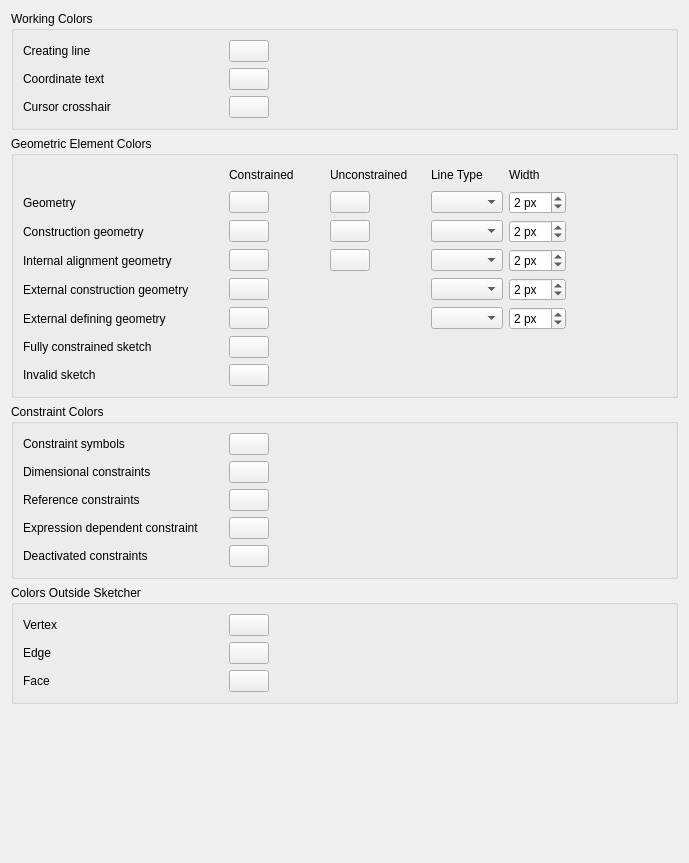
<?xml version="1.0" encoding="UTF-8"?>
<ui version="4.0">
 <class>SketcherGui::SketcherSettingsAppearance</class>
 <widget class="QWidget" name="SketcherGui::SketcherSettingsAppearance">
  <property name="geometry">
   <rect>
    <x>0</x>
    <y>0</y>
    <width>689</width>
    <height>863</height>
   </rect>
  </property>
  <property name="windowTitle">
   <string>Appearance</string>
  </property>
  <layout class="QVBoxLayout" name="verticalLayout_2">
   <item>
    <widget class="QGroupBox" name="groupBox">
     <property name="title">
      <string>Working Colors</string>
     </property>
     <layout class="QGridLayout" name="gridLayout_7">
      <item row="0" column="1">
       <layout class="QGridLayout" name="gridLayout">
        <item row="3" column="0">
         <widget class="QLabel" name="label_6">
          <property name="minimumSize">
           <size>
            <width>200</width>
            <height>0</height>
           </size>
          </property>
          <property name="text">
           <string>Creating line</string>
          </property>
         </widget>
        </item>
        <item row="3" column="1">
         <widget class="Gui::PreauracadolorButton" name="CreateLineColor">
          <property name="toolTip">
           <string>Color used while new sketch elements are created</string>
          </property>
          <property name="color" stdset="0">
           <color>
            <red>127</red>
            <green>127</green>
            <blue>127</blue>
           </color>
          </property>
          <property name="prefEntry" stdset="0">
           <cstring>CreateLineColor</cstring>
          </property>
          <property name="prefPath" stdset="0">
           <cstring>View</cstring>
          </property>
         </widget>
        </item>
        <item row="3" column="2">
         <spacer name="horizontalSpacer_2">
          <property name="orientation">
           <enum>Qt::Horizontal</enum>
          </property>
          <property name="sizeHint" stdset="0">
           <size>
            <width>40</width>
            <height>20</height>
           </size>
          </property>
         </spacer>
        </item>
        <item row="4" column="0">
         <widget class="QLabel" name="label_5">
          <property name="minimumSize">
           <size>
            <width>200</width>
            <height>0</height>
           </size>
          </property>
          <property name="text">
           <string>Coordinate text</string>
          </property>
         </widget>
        </item>
        <item row="4" column="1">
         <widget class="Gui::PreauracadolorButton" name="CursorTextColor">
          <property name="toolTip">
           <string>Text color of the coordinates</string>
          </property>
          <property name="color" stdset="0">
           <color>
            <red>0</red>
            <green>0</green>
            <blue>255</blue>
           </color>
          </property>
          <property name="prefEntry" stdset="0">
           <cstring>CursorTextColor</cstring>
          </property>
          <property name="prefPath" stdset="0">
           <cstring>View</cstring>
          </property>
         </widget>
        </item>
        <item row="5" column="0">
         <widget class="QLabel" name="label_19">
          <property name="text">
           <string>Cursor crosshair</string>
          </property>
         </widget>
        </item>
        <item row="5" column="1">
         <widget class="Gui::PreauracadolorButton" name="CursorCrosshairColor">
          <property name="toolTip">
           <string>Color of the crosshair cursor</string>
          </property>
          <property name="color" stdset="0">
           <color>
            <red>255</red>
            <green>255</green>
            <blue>255</blue>
           </color>
          </property>
          <property name="prefEntry" stdset="0">
           <cstring>CursorCrosshairColor</cstring>
          </property>
          <property name="prefPath" stdset="0">
           <cstring>View</cstring>
          </property>
         </widget>
        </item>
        </layout>
      </item>
     </layout>
    </widget>
   </item>
   <item>
    <widget class="QGroupBox" name="groupBox_2">
     <property name="title">
      <string>Geometric Element Colors</string>
     </property>
     <layout class="QGridLayout" name="gridLayout_6">
      <item row="1" column="1">
       <widget class="QLabel" name="label_7">
        <property name="minimumSize">
         <size>
          <width>95</width>
          <height>0</height>
         </size>
        </property>
        <property name="text">
         <string>Constrained</string>
        </property>
       </widget>
      </item>
      <item row="1" column="2">
       <widget class="QLabel" name="label_9">
        <property name="minimumSize">
         <size>
          <width>95</width>
          <height>0</height>
         </size>
        </property>
        <property name="text">
         <string>Unconstrained</string>
        </property>
       </widget>
      </item>
      <item row="1" column="3">
       <widget class="QLabel" name="label_pattern">
        <property name="text">
         <string>Line Type</string>
        </property>
       </widget>
      </item>
      <item row="1" column="4">
       <widget class="QLabel" name="label_width">
        <property name="text">
         <string>Width</string>
        </property>
       </widget>
      </item>
      <item row="1" column="5">
       <spacer name="horizontalSpacer_6">
        <property name="orientation">
         <enum>Qt::Horizontal</enum>
        </property>
        <property name="sizeHint" stdset="0">
         <size>
          <width>40</width>
          <height>20</height>
         </size>
        </property>
       </spacer>
      </item>
      <item row="5" column="0">
       <widget class="QLabel" name="label">
        <property name="text">
         <string>Geometry</string>
        </property>
       </widget>
      </item>
      <item row="5" column="1">
       <widget class="Gui::PreauracadolorButton" name="FullyConstraintElementColor">
        <property name="sizePolicy">
         <sizepolicy hsizetype="Maximum" vsizetype="Fixed">
          <horstretch>0</horstretch>
          <verstretch>0</verstretch>
         </sizepolicy>
        </property>
        <property name="toolTip">
         <string>Color of fully constrained normal geometry in edit mode</string>
        </property>
        <property name="color" stdset="0">
         <color>
          <red>128</red>
          <green>208</green>
          <blue>160</blue>
         </color>
        </property>
        <property name="prefEntry" stdset="0">
         <cstring>FullyConstraintElementColor</cstring>
        </property>
        <property name="prefPath" stdset="0">
         <cstring>View</cstring>
        </property>
       </widget>
      </item>
      <item row="5" column="2">
       <widget class="Gui::PreauracadolorButton" name="EditedEdgeColor">
        <property name="sizePolicy">
         <sizepolicy hsizetype="Maximum" vsizetype="Fixed">
          <horstretch>0</horstretch>
          <verstretch>0</verstretch>
         </sizepolicy>
        </property>
        <property name="toolTip">
         <string>Color of normal geometry in edit mode</string>
        </property>
        <property name="color" stdset="0">
         <color>
          <red>255</red>
          <green>255</green>
          <blue>255</blue>
         </color>
        </property>
        <property name="prefEntry" stdset="0">
         <cstring>EditedEdgeColor</cstring>
        </property>
        <property name="prefPath" stdset="0">
         <cstring>View</cstring>
        </property>
       </widget>
      </item>
      <item row="5" column="3">
       <widget class="QComboBox" name="EdgePattern">
        <property name="toolTip">
         <string>Line pattern of normal edges</string>
        </property>
        <property name="currentIndex">
         <number>-1</number>
        </property>
       </widget>
      </item>
      <item row="5" column="4">
       <widget class="Gui::PrefSpinBox" name="EdgeWidth">
        <property name="toolTip">
         <string>Width of normal edges</string>
        </property>
        <property name="unit" stdset="0">
         <string notr="true">px</string>
        </property>
        <property name="suffix">
         <string notr="true"> px</string>
        </property>
        <property name="minimum">
         <number>1</number>
        </property>
        <property name="maximum">
         <number>99</number>
        </property>
        <property name="value">
         <number>2</number>
        </property>
        <property name="prefEntry" stdset="0">
         <cstring>EdgeWidth</cstring>
        </property>
        <property name="prefPath" stdset="0">
         <cstring>Mod/Sketcher/View</cstring>
        </property>
       </widget>
      </item>
      <item row="7" column="0">
       <widget class="QLabel" name="label_3">
        <property name="text">
         <string>Construction geometry</string>
        </property>
       </widget>
      </item>
      <item row="7" column="1">
       <widget class="Gui::PreauracadolorButton" name="FullyConstraintConstructionElementColor">
        <property name="sizePolicy">
         <sizepolicy hsizetype="Maximum" vsizetype="Fixed">
          <horstretch>0</horstretch>
          <verstretch>0</verstretch>
         </sizepolicy>
        </property>
        <property name="toolTip">
         <string>Color of fully constrained construction geometry in edit mode</string>
        </property>
        <property name="color" stdset="0">
         <color>
          <red>143</red>
          <green>169</green>
          <blue>253</blue>
         </color>
        </property>
        <property name="prefEntry" stdset="0">
         <cstring>FullyConstraintConstructionElementColor</cstring>
        </property>
        <property name="prefPath" stdset="0">
         <cstring>View</cstring>
        </property>
       </widget>
      </item>
      <item row="7" column="2">
       <widget class="Gui::PreauracadolorButton" name="ConstructionColor">
        <property name="sizePolicy">
         <sizepolicy hsizetype="Maximum" vsizetype="Fixed">
          <horstretch>0</horstretch>
          <verstretch>0</verstretch>
         </sizepolicy>
        </property>
        <property name="toolTip">
         <string>Color of construction geometry in edit mode</string>
        </property>
        <property name="color" stdset="0">
         <color>
          <red>0</red>
          <green>0</green>
          <blue>220</blue>
         </color>
        </property>
        <property name="prefEntry" stdset="0">
         <cstring>ConstructionColor</cstring>
        </property>
        <property name="prefPath" stdset="0">
         <cstring>View</cstring>
        </property>
       </widget>
      </item>
      <item row="7" column="3">
       <widget class="QComboBox" name="ConstructionPattern">
        <property name="toolTip">
         <string>Line pattern of construction edges</string>
        </property>
        <property name="currentIndex">
         <number>-1</number>
        </property>
       </widget>
      </item>
      <item row="7" column="4">
       <widget class="Gui::PrefSpinBox" name="ConstructionWidth">
        <property name="toolTip">
         <string>Width of construction edges</string>
        </property>
        <property name="unit" stdset="0">
         <string notr="true">px</string>
        </property>
        <property name="suffix">
         <string notr="true"> px</string>
        </property>
        <property name="minimum">
         <number>1</number>
        </property>
        <property name="maximum">
         <number>99</number>
        </property>
        <property name="value">
         <number>2</number>
        </property>
        <property name="prefEntry" stdset="0">
         <cstring>ConstructionWidth</cstring>
        </property>
        <property name="prefPath" stdset="0">
         <cstring>Mod/Sketcher/View</cstring>
        </property>
       </widget>
      </item>
      <item row="8" column="0">
       <widget class="QLabel" name="label_ia">
        <property name="text">
         <string>Internal alignment geometry</string>
        </property>
       </widget>
      </item>
      <item row="8" column="1">
       <widget class="Gui::PreauracadolorButton" name="FullyConstraintInternalAlignmentColor">
        <property name="sizePolicy">
         <sizepolicy hsizetype="Maximum" vsizetype="Fixed">
          <horstretch>0</horstretch>
          <verstretch>0</verstretch>
         </sizepolicy>
        </property>
        <property name="toolTip">
         <string>Color of fully constrained internal alignment geometry in edit mode</string>
        </property>
        <property name="color" stdset="0">
         <color>
          <red>222</red>
          <green>222</green>
          <blue>200</blue>
         </color>
        </property>
        <property name="prefEntry" stdset="0">
         <cstring>FullyConstraintInternalAlignmentColor</cstring>
        </property>
        <property name="prefPath" stdset="0">
         <cstring>View</cstring>
        </property>
       </widget>
      </item>
      <item row="8" column="2">
       <widget class="Gui::PreauracadolorButton" name="InternalAlignedGeoColor">
        <property name="sizePolicy">
         <sizepolicy hsizetype="Maximum" vsizetype="Fixed">
          <horstretch>0</horstretch>
          <verstretch>0</verstretch>
         </sizepolicy>
        </property>
        <property name="toolTip">
         <string>Color of internal alignment geometry in edit mode</string>
        </property>
        <property name="color" stdset="0">
         <color>
          <red>178</red>
          <green>178</green>
          <blue>127</blue>
         </color>
        </property>
        <property name="prefEntry" stdset="0">
         <cstring>InternalAlignedGeoColor</cstring>
        </property>
        <property name="prefPath" stdset="0">
         <cstring>View</cstring>
        </property>
       </widget>
      </item>
      <item row="8" column="3">
       <widget class="QComboBox" name="InternalPattern">
        <property name="toolTip">
         <string>Line pattern of internal aligned edges</string>
        </property>
        <property name="currentIndex">
         <number>-1</number>
        </property>
       </widget>
      </item>
      <item row="8" column="4">
       <widget class="Gui::PrefSpinBox" name="InternalWidth">
        <property name="toolTip">
         <string>Width of internal aligned edges</string>
        </property>
        <property name="unit" stdset="0">
         <string notr="true">px</string>
        </property>
        <property name="suffix">
         <string notr="true"> px</string>
        </property>
        <property name="minimum">
         <number>1</number>
        </property>
        <property name="maximum">
         <number>99</number>
        </property>
        <property name="value">
         <number>2</number>
        </property>
        <property name="prefEntry" stdset="0">
         <cstring>InternalWidth</cstring>
        </property>
        <property name="prefPath" stdset="0">
         <cstring>Mod/Sketcher/View</cstring>
        </property>
       </widget>
      </item>
      <item row="9" column="0">
       <widget class="QLabel" name="label_20">
        <property name="text">
         <string>External construction geometry</string>
        </property>
       </widget>
      </item>
      <item row="9" column="1">
       <widget class="Gui::PreauracadolorButton" name="ExternalColor">
        <property name="sizePolicy">
         <sizepolicy hsizetype="Maximum" vsizetype="Fixed">
          <horstretch>0</horstretch>
          <verstretch>0</verstretch>
         </sizepolicy>
        </property>
        <property name="toolTip">
         <string>Color of external construction geometry in edit mode</string>
        </property>
        <property name="color" stdset="0">
         <color>
          <red>204</red>
          <green>51</green>
          <blue>115</blue>
         </color>
        </property>
        <property name="prefEntry" stdset="0">
         <cstring>ExternalColor</cstring>
        </property>
        <property name="prefPath" stdset="0">
         <cstring>View</cstring>
        </property>
       </widget>
      </item>
      <item row="9" column="3">
       <widget class="QComboBox" name="ExternalPattern">
        <property name="toolTip">
         <string>Line pattern of external construction edges</string>
        </property>
        <property name="currentIndex">
         <number>-1</number>
        </property>
       </widget>
      </item>
      <item row="9" column="4">
       <widget class="Gui::PrefSpinBox" name="ExternalWidth">
        <property name="toolTip">
         <string>Width of external construction edges</string>
        </property>
        <property name="unit" stdset="0">
         <string notr="true">px</string>
        </property>
        <property name="suffix">
         <string notr="true"> px</string>
        </property>
        <property name="minimum">
         <number>1</number>
        </property>
        <property name="maximum">
         <number>99</number>
        </property>
        <property name="value">
         <number>2</number>
        </property>
        <property name="prefEntry" stdset="0">
         <cstring>ExternalWidth</cstring>
        </property>
        <property name="prefPath" stdset="0">
         <cstring>Mod/Sketcher/View</cstring>
        </property>
       </widget>
      </item>
	  <item row="10" column="0">
       <widget class="QLabel" name="label_21">
        <property name="text">
         <string>External defining geometry</string>
        </property>
       </widget>
      </item>
      <item row="10" column="1">
       <widget class="Gui::PreauracadolorButton" name="ExternalDefiningColor">
        <property name="sizePolicy">
         <sizepolicy hsizetype="Maximum" vsizetype="Fixed">
          <horstretch>0</horstretch>
          <verstretch>0</verstretch>
         </sizepolicy>
        </property>
        <property name="toolTip">
         <string>Color of external defining geometry in edit mode</string>
        </property>
        <property name="color" stdset="0">
         <color>
          <red>204</red>
          <green>51</green>
          <blue>153</blue>
         </color>
        </property>
        <property name="prefEntry" stdset="0">
         <cstring>ExternalDefiningColor</cstring>
        </property>
        <property name="prefPath" stdset="0">
         <cstring>View</cstring>
        </property>
       </widget>
      </item>
	  <item row="10" column="3">
       <widget class="QComboBox" name="ExternalDefiningPattern">
        <property name="toolTip">
         <string>Line pattern of external defining edges</string>
        </property>
        <property name="currentIndex">
         <number>-1</number>
        </property>
       </widget>
      </item>
      <item row="10" column="4">
       <widget class="Gui::PrefSpinBox" name="ExternalDefiningWidth">
        <property name="toolTip">
         <string>Width of external defining edges</string>
        </property>
        <property name="unit" stdset="0">
         <string notr="true">px</string>
        </property>
        <property name="suffix">
         <string notr="true"> px</string>
        </property>
        <property name="minimum">
         <number>1</number>
        </property>
        <property name="maximum">
         <number>99</number>
        </property>
        <property name="value">
         <number>2</number>
        </property>
        <property name="prefEntry" stdset="0">
         <cstring>ExternalDefiningWidth</cstring>
        </property>
        <property name="prefPath" stdset="0">
         <cstring>Mod/Sketcher/View</cstring>
        </property>
       </widget>
      </item>
      <item row="11" column="0">
       <widget class="QLabel" name="label_45">
        <property name="minimumSize">
         <size>
          <width>200</width>
          <height>0</height>
         </size>
        </property>
        <property name="text">
         <string>Fully constrained sketch</string>
        </property>
       </widget>
      </item>
      <item row="11" column="1">
       <widget class="Gui::PreauracadolorButton" name="FullyConstrainedColor">
        <property name="sizePolicy">
         <sizepolicy hsizetype="Maximum" vsizetype="Fixed">
          <horstretch>0</horstretch>
          <verstretch>0</verstretch>
         </sizepolicy>
        </property>
        <property name="toolTip">
         <string>Color of geometry indicating a fully constrained sketch</string>
        </property>
        <property name="color" stdset="0">
         <color>
          <red>0</red>
          <green>255</green>
          <blue>0</blue>
         </color>
        </property>
        <property name="prefEntry" stdset="0">
         <cstring>FullyConstrainedColor</cstring>
        </property>
        <property name="prefPath" stdset="0">
         <cstring>View</cstring>
        </property>
       </widget>
      </item>
      <item row="12" column="0">
       <widget class="QLabel" name="label_4">
        <property name="text">
         <string>Invalid sketch</string>
        </property>
       </widget>
      </item>
      <item row="12" column="1">
       <widget class="Gui::PreauracadolorButton" name="InvalidSketchColor">
        <property name="sizePolicy">
         <sizepolicy hsizetype="Maximum" vsizetype="Fixed">
          <horstretch>0</horstretch>
          <verstretch>0</verstretch>
         </sizepolicy>
        </property>
        <property name="toolTip">
         <string>Color of geometry indicating an invalid sketch</string>
        </property>
        <property name="color" stdset="0">
         <color>
          <red>255</red>
          <green>109</green>
          <blue>0</blue>
         </color>
        </property>
        <property name="prefEntry" stdset="0">
         <cstring>InvalidSketchColor</cstring>
        </property>
        <property name="prefPath" stdset="0">
         <cstring>View</cstring>
        </property>
       </widget>
      </item>
     </layout>
    </widget>
   </item>
   <item>
    <widget class="QGroupBox" name="groupBoxSketcherColor">
     <property name="title">
      <string>Constraint Colors</string>
     </property>
     <layout class="QHBoxLayout" name="horizontalLayout_2">
      <item>
       <layout class="QGridLayout" name="gridLayout_2">
        <item row="10" column="0">
         <widget class="QLabel" name="label_14">
          <property name="minimumSize">
           <size>
            <width>200</width>
            <height>0</height>
           </size>
          </property>
          <property name="text">
           <string>Constraint symbols</string>
          </property>
         </widget>
        </item>
        <item row="10" column="1">
         <widget class="Gui::PreauracadolorButton" name="ConstrainedColor">
          <property name="toolTip">
           <string>Color of driving constraints in edit mode</string>
          </property>
          <property name="color" stdset="0">
           <color>
            <red>255</red>
            <green>38</green>
            <blue>0</blue>
           </color>
          </property>
          <property name="prefEntry" stdset="0">
           <cstring>ConstrainedIcoColor</cstring>
          </property>
          <property name="prefPath" stdset="0">
           <cstring>View</cstring>
          </property>
         </widget>
        </item>
        <item row="11" column="0">
         <widget class="QLabel" name="label_15">
          <property name="text">
           <string>Dimensional constraints</string>
          </property>
         </widget>
        </item>
        <item row="11" column="1">
         <widget class="Gui::PreauracadolorButton" name="DatumColor">
          <property name="toolTip">
           <string>Color of dimensional driving constraints in edit mode</string>
          </property>
          <property name="color" stdset="0">
           <color>
            <red>255</red>
            <green>38</green>
            <blue>0</blue>
           </color>
          </property>
          <property name="prefEntry" stdset="0">
           <cstring>ConstrainedDimColor</cstring>
          </property>
          <property name="prefPath" stdset="0">
           <cstring>View</cstring>
          </property>
         </widget>
        </item>
        <item row="12" column="0">
         <widget class="QLabel" name="label_8">
          <property name="text">
           <string>Reference constraints</string>
          </property>
         </widget>
        </item>
        <item row="12" column="1">
         <widget class="Gui::PreauracadolorButton" name="NonDrivingConstraintColor">
          <property name="toolTip">
           <string>Color of reference constraints in edit mode</string>
          </property>
          <property name="color" stdset="0">
           <color>
            <red>0</red>
            <green>38</green>
            <blue>255</blue>
           </color>
          </property>
          <property name="prefEntry" stdset="0">
           <cstring>NonDrivingConstrDimColor</cstring>
          </property>
          <property name="prefPath" stdset="0">
           <cstring>View</cstring>
          </property>
         </widget>
        </item>
        <item row="13" column="0">
         <widget class="QLabel" name="labelexpr">
          <property name="text">
           <string>Expression dependent constraint</string>
          </property>
         </widget>
        </item>
        <item row="13" column="1">
         <widget class="Gui::PreauracadolorButton" name="ExprBasedConstrDimColor">
          <property name="toolTip">
           <string>Color of expression dependent constraints in edit mode</string>
          </property>
          <property name="color" stdset="0">
           <color>
            <red>255</red>
            <green>127</green>
            <blue>38</blue>
           </color>
          </property>
          <property name="prefEntry" stdset="0">
           <cstring>ExprBasedConstrDimColor</cstring>
          </property>
          <property name="prefPath" stdset="0">
           <cstring>View</cstring>
          </property>
         </widget>
        </item>
        <item row="14" column="0">
         <widget class="QLabel" name="labeldeact">
          <property name="text">
           <string>Deactivated constraints</string>
          </property>
         </widget>
        </item>
        <item row="14" column="1">
         <widget class="Gui::PreauracadolorButton" name="DeactivatedConstrDimColor">
          <property name="toolTip">
           <string>Color of deactivated constraints in edit mode</string>
          </property>
          <property name="color" stdset="0">
           <color>
            <red>127</red>
            <green>127</green>
            <blue>127</blue>
           </color>
          </property>
          <property name="prefEntry" stdset="0">
           <cstring>DeactivatedConstrDimColor</cstring>
          </property>
          <property name="prefPath" stdset="0">
           <cstring>View</cstring>
          </property>
         </widget>
        </item>
       </layout>
      </item>
      <item>
       <spacer name="horizontalSpacer_4">
        <property name="orientation">
         <enum>Qt::Horizontal</enum>
        </property>
        <property name="sizeHint" stdset="0">
         <size>
          <width>40</width>
          <height>20</height>
         </size>
        </property>
       </spacer>
      </item>
     </layout>
    </widget>
   </item>
   <item>
    <widget class="QGroupBox" name="groupBox_3">
     <property name="title">
      <string>Colors Outside Sketcher</string>
     </property>
     <layout class="QGridLayout" name="gridLayout_4">
      <item row="0" column="0">
       <widget class="QLabel" name="label_18">
        <property name="text">
         <string>Vertex</string>
        </property>
       </widget>
      </item>
      <item row="0" column="1">
       <widget class="Gui::PreauracadolorButton" name="SketchVertexColor">
        <property name="toolTip">
         <string>Color of vertices outside edit mode</string>
        </property>
        <property name="color" stdset="0">
         <color>
          <red>255</red>
          <green>255</green>
          <blue>255</blue>
         </color>
        </property>
        <property name="prefEntry" stdset="0">
         <cstring>SketchVertexColor</cstring>
        </property>
        <property name="prefPath" stdset="0">
         <cstring>View</cstring>
        </property>
       </widget>
      </item>
      <item row="0" column="2">
       <spacer name="horizontalSpacer">
        <property name="orientation">
         <enum>Qt::Horizontal</enum>
        </property>
        <property name="sizeHint" stdset="0">
         <size>
          <width>40</width>
          <height>20</height>
         </size>
        </property>
       </spacer>
      </item>
      <item row="1" column="0">
       <widget class="QLabel" name="label_17">
        <property name="minimumSize">
         <size>
          <width>200</width>
          <height>0</height>
         </size>
        </property>
        <property name="text">
         <string>Edge</string>
        </property>
       </widget>
      </item>
      <item row="1" column="1">
       <widget class="Gui::PreauracadolorButton" name="SketchEdgeColor">
        <property name="toolTip">
         <string>Color of edges outside edit mode</string>
        </property>
        <property name="color" stdset="0">
         <color>
          <red>255</red>
          <green>255</green>
          <blue>255</blue>
         </color>
        </property>
        <property name="prefEntry" stdset="0">
         <cstring>SketchEdgeColor</cstring>
        </property>
        <property name="prefPath" stdset="0">
         <cstring>View</cstring>
        </property>
       </widget>
      </item>
      <item row="2" column="0">
       <widget class="QLabel" name="label_10">
        <property name="text">
         <string>Face</string>
        </property>
       </widget>
      </item>
      <item row="2" column="1">
       <widget class="Gui::PreauracadolorButton" name="InternalFaceColor">
        <property name="sizePolicy">
         <sizepolicy hsizetype="Maximum" vsizetype="Fixed">
          <horstretch>0</horstretch>
          <verstretch>0</verstretch>
         </sizepolicy>
        </property>
        <property name="toolTip">
         <string>Color of internal faces formed by intersecting geometry or closed loops in the sketch</string>
        </property>
        <property name="color" stdset="0">
         <color alpha="62">
          <red>84</red>
          <green>171</green>
          <blue>255</blue>
         </color>
        </property>
        <property name="prefEntry" stdset="0">
         <cstring>SketchFaceColor</cstring>
        </property>
        <property name="prefPath" stdset="0">
         <cstring>Mod/Sketcher/General</cstring>
        </property>
       </widget>
      </item>
     </layout>
    </widget>
   </item>
   <item>
    <spacer name="verticalSpacer">
     <property name="orientation">
      <enum>Qt::Vertical</enum>
     </property>
     <property name="sizeHint" stdset="0">
      <size>
       <width>20</width>
       <height>40</height>
      </size>
     </property>
    </spacer>
   </item>
  </layout>
 </widget>
 <customwidgets>
  <customwidget>
   <class>Gui::PrefSpinBox</class>
   <extends>QSpinBox</extends>
   <header>Gui/PrefWidgets.h</header>
  </customwidget>
  <customwidget>
   <class>Gui::ColorButton</class>
   <extends>QPushButton</extends>
   <header>Gui/Widgets.h</header>
  </customwidget>
  <customwidget>
   <class>Gui::PreauracadolorButton</class>
   <extends>Gui::ColorButton</extends>
   <header>Gui/PrefWidgets.h</header>
  </customwidget>
 </customwidgets>
 <resources/>
 <connections/>
</ui>
